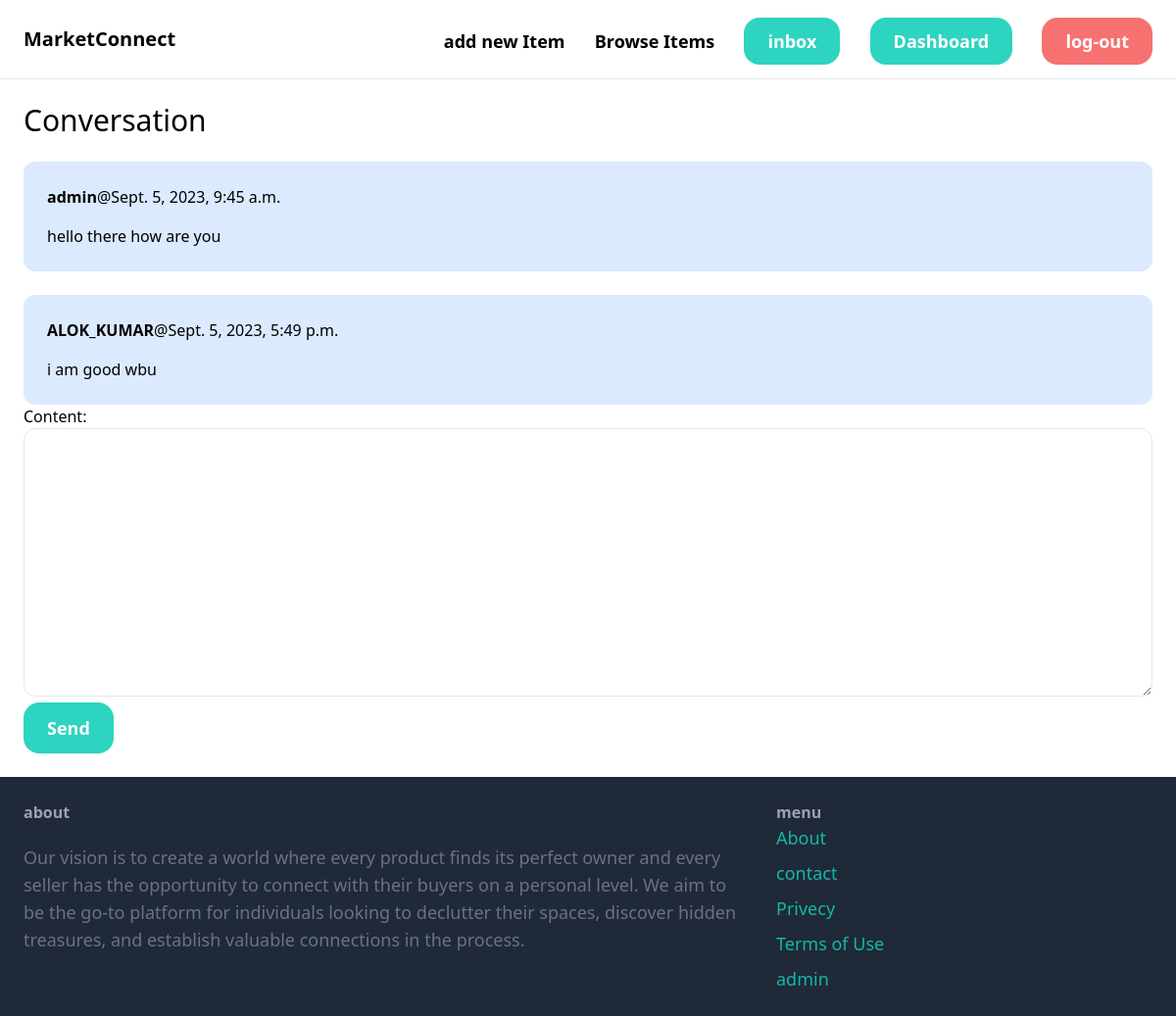
Screenshot of /inbox/1/ (signed in) with the database file from the repository.
### conversation/models.py (models this page shows)
class ConversationMessage(models.Model):
    conversation=models.ForeignKey(Conversation,related_name='messages',on_delete=models.CASCADE)
    content=models.TextField()
    created_at=models.DateTimeField(auto_now_add=True)
    created_by=models.ForeignKey(User,related_name='created_messages', on_delete=models.CASCADE)

### conversation/views.py (the view)
# urls.py: path('<int:pk>/',views.detail,name='abc'),
@login_required
def detail(request,pk):
    conversation=Conversation.objects.filter(members__in=[request.user.id]).get(pk=pk)
    if request.method=='POST':
        form=ConversationMessageForm(request.POST)
        if form.is_valid():
            conversation_message=form.save(commit=False)
            conversation_message.conversation=conversation
            conversation_message.created_by=request.user
            conversation_message.save()
            conversation.save()
            return redirect('conversation:abc',pk=pk)
    else:
        form=ConversationMessageForm()
    return render(request,'conversation/inbox_msg.html',{
        'conversation':conversation,
        'form':form
    })

### conversation/forms.py
class ConversationMessageForm(forms.ModelForm):
    class Meta:
        model=ConversationMessage
        fields=('content',)
        widgets={
            'content':forms.Textarea(attrs={
                'class':'w-full py-4 px-6 rounded-xl border'
            })
        }

### conversation/templates/conversation/inbox_msg.html (shortened to what this page needs)
{% extends 'core/base.html' %}
{%block content%}
<h1 class='mb-6 text-3xl'>Conversation</h1>
<div class='space-y-6'>
    {% for message in conversation.messages.all%}
    <div class="p-6 flex bg-blue-100 rounded-xl">
            <div>
                <p class="mb-4"><Strong>{{message.created_by.username}}</strong>@{{message.created_at}}</p>
                    <p>{{message.content}}</p>
            </div>
        </div>
    {%endfor%}
</div>
<form method="post" action=".">
    {{form.as_p}}
    <button class='px-6 py-3 text-lg font-semibold bg-teal-400 text-white rounded-2xl hover:bg-teal-700'>Send</button>
    </div>
{%endblock%}

### rows the page displays
ConversationMessage: created_by.username "admin", created_at "Sept. 5, 2023, 9:45 a.m.", content "hello there how are you"
ConversationMessage: created_by.username "ALOK_KUMAR", created_at "Sept. 5, 2023, 5:49 p.m.", content "i am good wbu"
